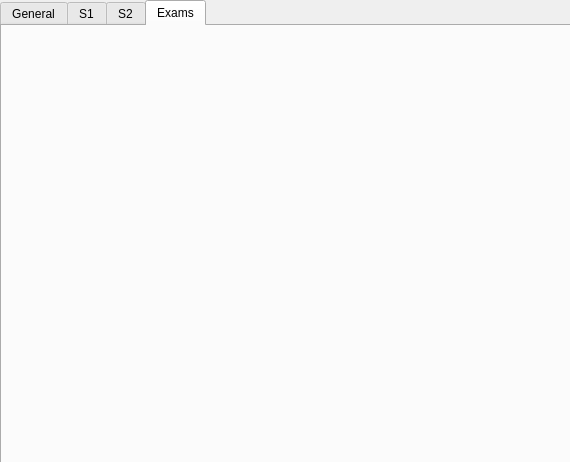
<?xml version="1.0" encoding="UTF-8"?>
<ui version="4.0">
 <class>DialogStudentMenu</class>
 <widget class="QDialog" name="DialogStudentMenu">
  <property name="geometry">
   <rect>
    <x>0</x>
    <y>0</y>
    <width>570</width>
    <height>462</height>
   </rect>
  </property>
  <property name="windowTitle">
   <string>Dialog</string>
  </property>
  <widget class="QTabWidget" name="tabWidget">
   <property name="geometry">
    <rect>
     <x>0</x>
     <y>0</y>
     <width>571</width>
     <height>471</height>
    </rect>
   </property>
   <property name="currentIndex">
    <number>3</number>
   </property>
   <widget class="QWidget" name="tab">
    <attribute name="title">
     <string>General</string>
    </attribute>
    <widget class="QLineEdit" name="ID">
     <property name="geometry">
      <rect>
       <x>300</x>
       <y>60</y>
       <width>121</width>
       <height>31</height>
      </rect>
     </property>
     <property name="readOnly">
      <bool>true</bool>
     </property>
    </widget>
    <widget class="QLineEdit" name="Name">
     <property name="geometry">
      <rect>
       <x>300</x>
       <y>90</y>
       <width>121</width>
       <height>31</height>
      </rect>
     </property>
     <property name="readOnly">
      <bool>true</bool>
     </property>
    </widget>
    <widget class="QTableWidget" name="tableWidget">
     <property name="geometry">
      <rect>
       <x>20</x>
       <y>30</y>
       <width>271</width>
       <height>192</height>
      </rect>
     </property>
     <row>
      <property name="text">
       <string>ID</string>
      </property>
     </row>
     <row>
      <property name="text">
       <string>FULL NAME</string>
      </property>
     </row>
     <row>
      <property name="text">
       <string>Birth Date</string>
      </property>
     </row>
     <row>
      <property name="text">
       <string>level</string>
      </property>
     </row>
     <column>
      <property name="text">
       <string>INFO</string>
      </property>
     </column>
    </widget>
    <widget class="QLineEdit" name="Birth">
     <property name="geometry">
      <rect>
       <x>300</x>
       <y>130</y>
       <width>121</width>
       <height>31</height>
      </rect>
     </property>
     <property name="readOnly">
      <bool>true</bool>
     </property>
    </widget>
    <widget class="QLineEdit" name="Level">
     <property name="geometry">
      <rect>
       <x>300</x>
       <y>170</y>
       <width>121</width>
       <height>31</height>
      </rect>
     </property>
     <property name="readOnly">
      <bool>true</bool>
     </property>
    </widget>
    <widget class="QLabel" name="label">
     <property name="geometry">
      <rect>
       <x>20</x>
       <y>0</y>
       <width>171</width>
       <height>20</height>
      </rect>
     </property>
     <property name="text">
      <string>Hello Name</string>
     </property>
    </widget>
   </widget>
   <widget class="QWidget" name="tab_2">
    <attribute name="title">
     <string>S1</string>
    </attribute>
   </widget>
   <widget class="QWidget" name="tab_4">
    <attribute name="title">
     <string>S2</string>
    </attribute>
   </widget>
   <widget class="QWidget" name="tab_3">
    <attribute name="title">
     <string>Exams</string>
    </attribute>
   </widget>
  </widget>
 </widget>
 <resources/>
 <connections/>
</ui>
